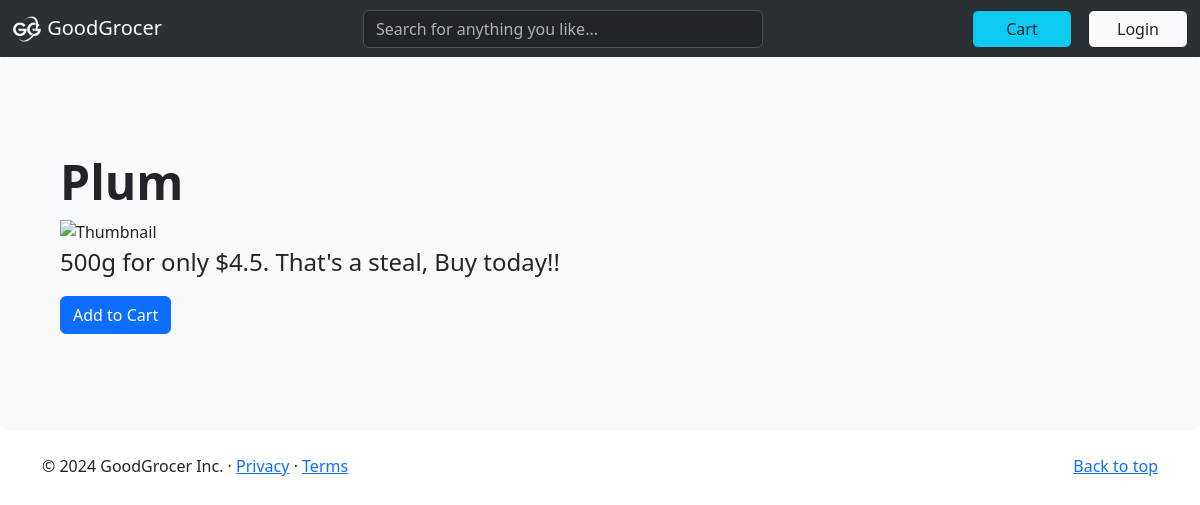
The page /product/8 on the database its author committed.
### home/models.py (models this page shows, shortened)
class productItem(models.Model):
    subcategory = models.ForeignKey(productSubcategory, on_delete=models.CASCADE)
    name = models.CharField(max_length=200)
    quantity = models.CharField(max_length=100)
    price = models.FloatField()
    onDeal = models.BooleanField(null=True, blank=True)
    imageTag = models.CharField(max_length=200)

### home/views.py (the view)
# urls.py: path('product/<str:pk>', views.productDisplay, name="product"),
def productDisplay(request, pk):
    givenProduct = productItem.objects.get(id=pk)
    context = {'product':givenProduct}
    return render(request, 'product_display.html', context)

### templates/product_display.html (shortened to what this page needs)
{% extends 'main.html' %}
{% load static %}
{% block body %}
<div class="p-5 mb-4 bg-body-tertiary rounded-3">
    <div class="container-fluid py-5">
      <h1 class="display-5 fw-bold">{{product.name}}</h1>
      {% with image_path='images/product/'|add:product.imageTag|add:'.jpg' %}
      <img src="{% static image_path %}" alt="Thumbnail" width="400" height="400">
      {% endwith %}
      <p class="col-md-8 fs-4">{{product.quantity}} for only ${{product.price}}. That's a steal, Buy today!!
      </p>
      <a class="btn btn-primary" href="{% url 'addToCart' product.id %}" style="width: absolute;">Add to Cart</a>
    </div>
  </div>
{% endblock body %}

### rows shown on the page
productItem: name "Plum", quantity "500g", price "4.5"
